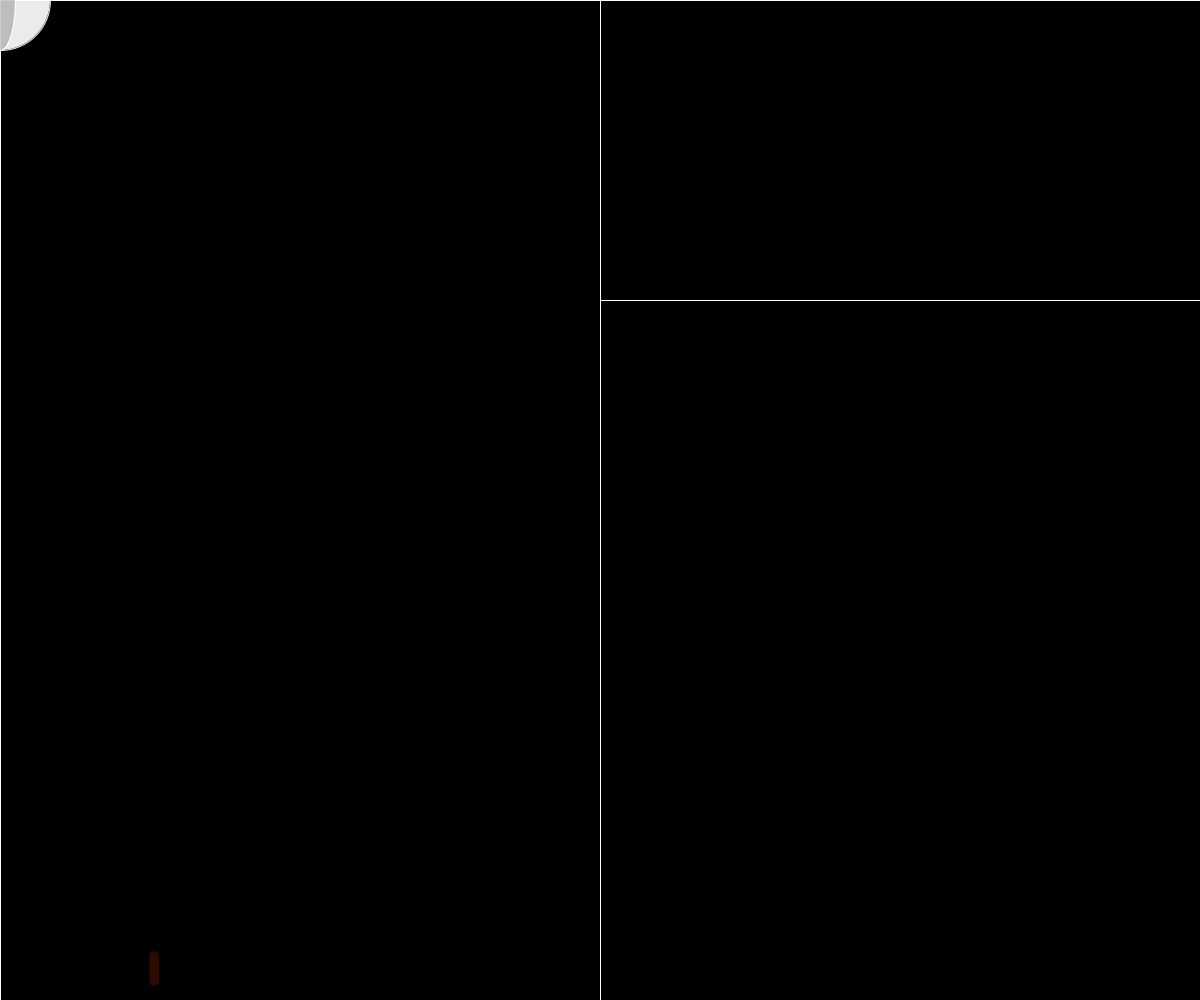
Frame 1 (no input)
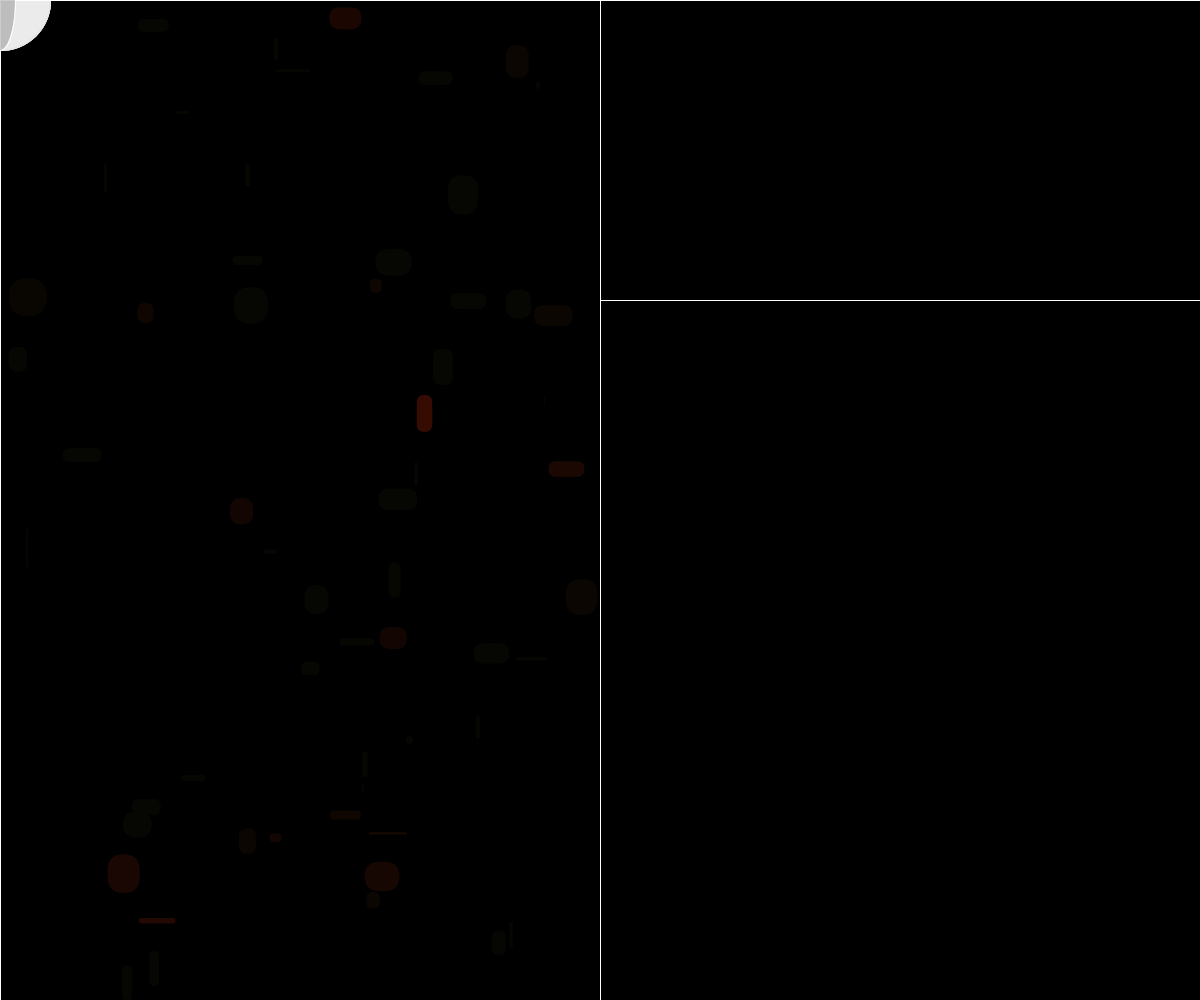
Frame 60 (the mouse pressed at the canvas centre just before this capture)
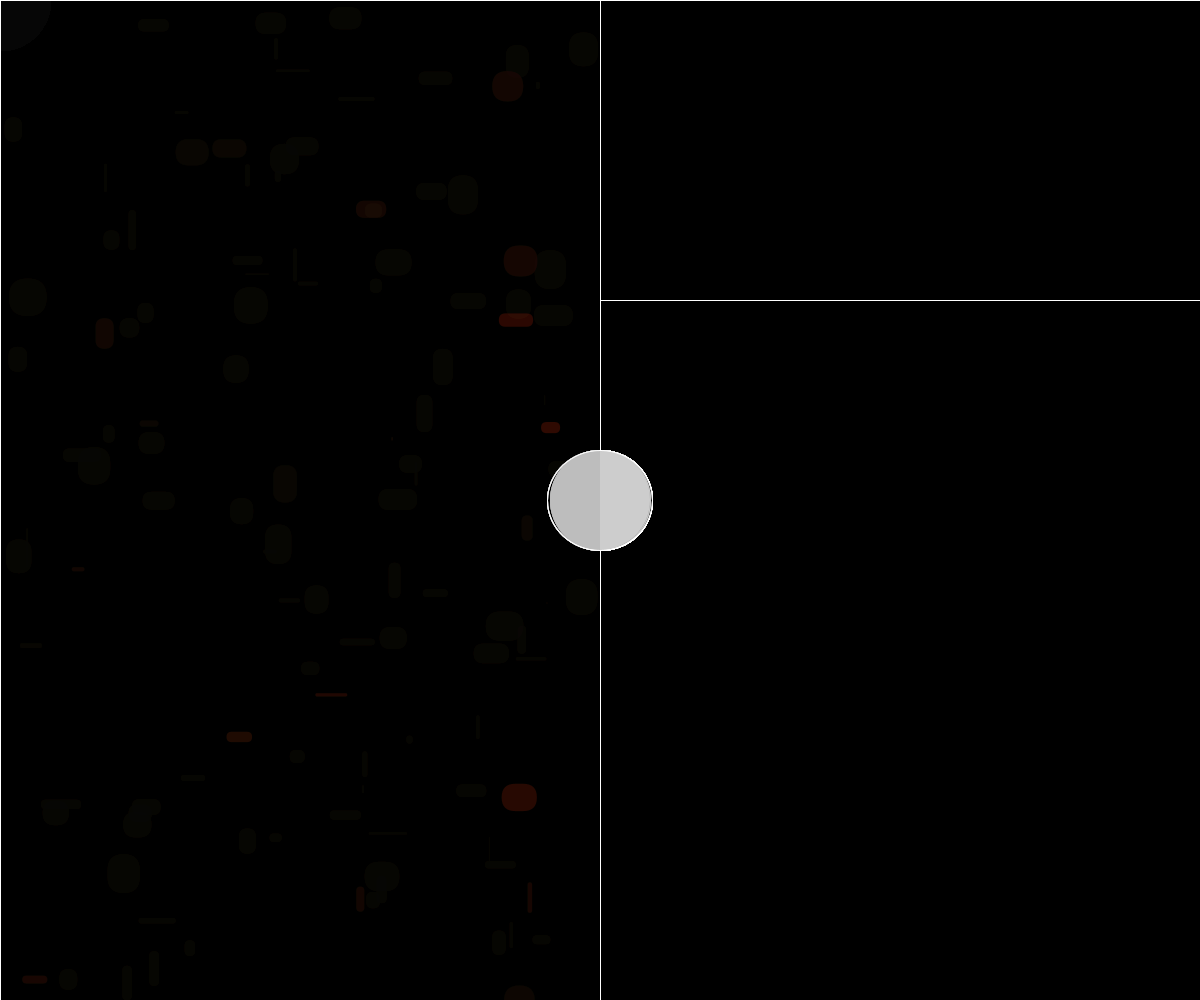
Frame 120 (the mouse held since frame 60 and released just before this capture)

The Processing sketch that drew these frames (run headless with seeded random() and noise(); from frame 60 on, the mouse is pressed at the canvas centre):

// Processing sketch: processing_130307
// ── processing_130307.pde

void setup() {
  size(1200, 1000);
  background(0, 0, 0);
  frameRate(60);
 }

void draw() {
  stroke(0,0,0,0);
  fill(random(125,255),50,10,60);
  rect(random(0,575),random(0,1000),random(40),random(40),20);
  stroke(255, 255, 255, 255);
  fill(255, 255, 255, 255);
  ellipse(mouseX, mouseY, 100, 100);
  fill (0, 0, 0, 20);
  rect(0, 0, 600, 1000);
  fill(0,0,0, 3);
  rect(600, 0, 600, 300);
  stroke(255, 255, 255, 255);
  fill(0, 0, 0, 50);
  ellipse(mouseX, mouseY, mouseX/8+30, 100);
  
 }
